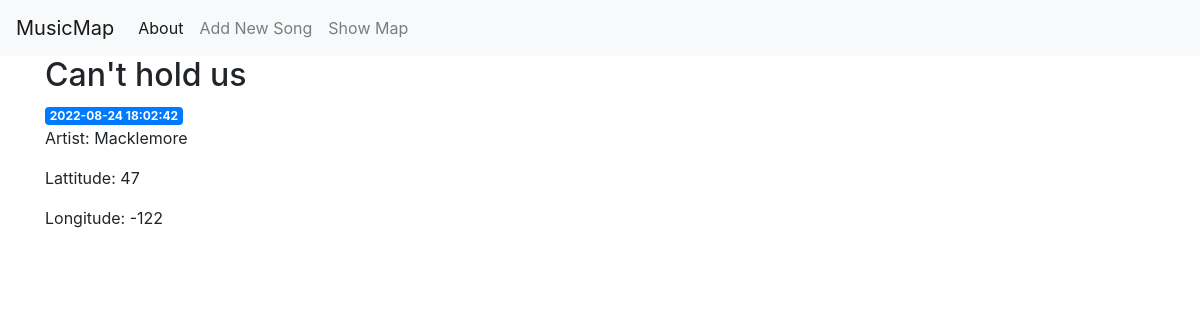
/2, run on the app's committed database.
### tables this page shows
CREATE TABLE posts(
    id INTEGER PRIMARY KEY AUTOINCREMENT,
    created TIMESTAMP NOT NULL DEFAULT CURRENT_TIMESTAMP,
    title TEXT NOT NULL,
    content TEXT NOT NULL,
    lat INTEGER,
    lon INTEGER
);

### app.py (the view)
@app.route('/<int:post_id>')
def post(post_id):
    post = get_post(post_id)
    return render_template('post.html', post=post)

### app.py (called while the page is built)
def get_db_connection():
    conn = sqlite3.connect('database.db')
    conn.row_factory = sqlite3.Row
    return conn

def get_post(post_id):
    conn = get_db_connection()
    post = conn.execute('SELECT * FROM posts WHERE id = ?', (post_id,)).fetchone()
    conn.close()
    if post is None:
        abort(404)
    return post

### templates/post.html
{% extends 'base.html' %}
{% block content %}
	<h2>{% block title %} {{ post['title'] }} {% endblock %}</h2>
	<span class="badge badge-primary">{{ post['created'] }}</span>
	<p>Artist: {{ post['content'] }}</p>
	<p>Lattitude: {{ post['lat'] }}</p>
	<p>Longitude: {{ post['lon'] }}</p>
{% endblock %}

### data on the page
posts: title "Can't hold us", created "2022-08-24 18:02:42", content "Macklemore", lat "47", lon "-122"
